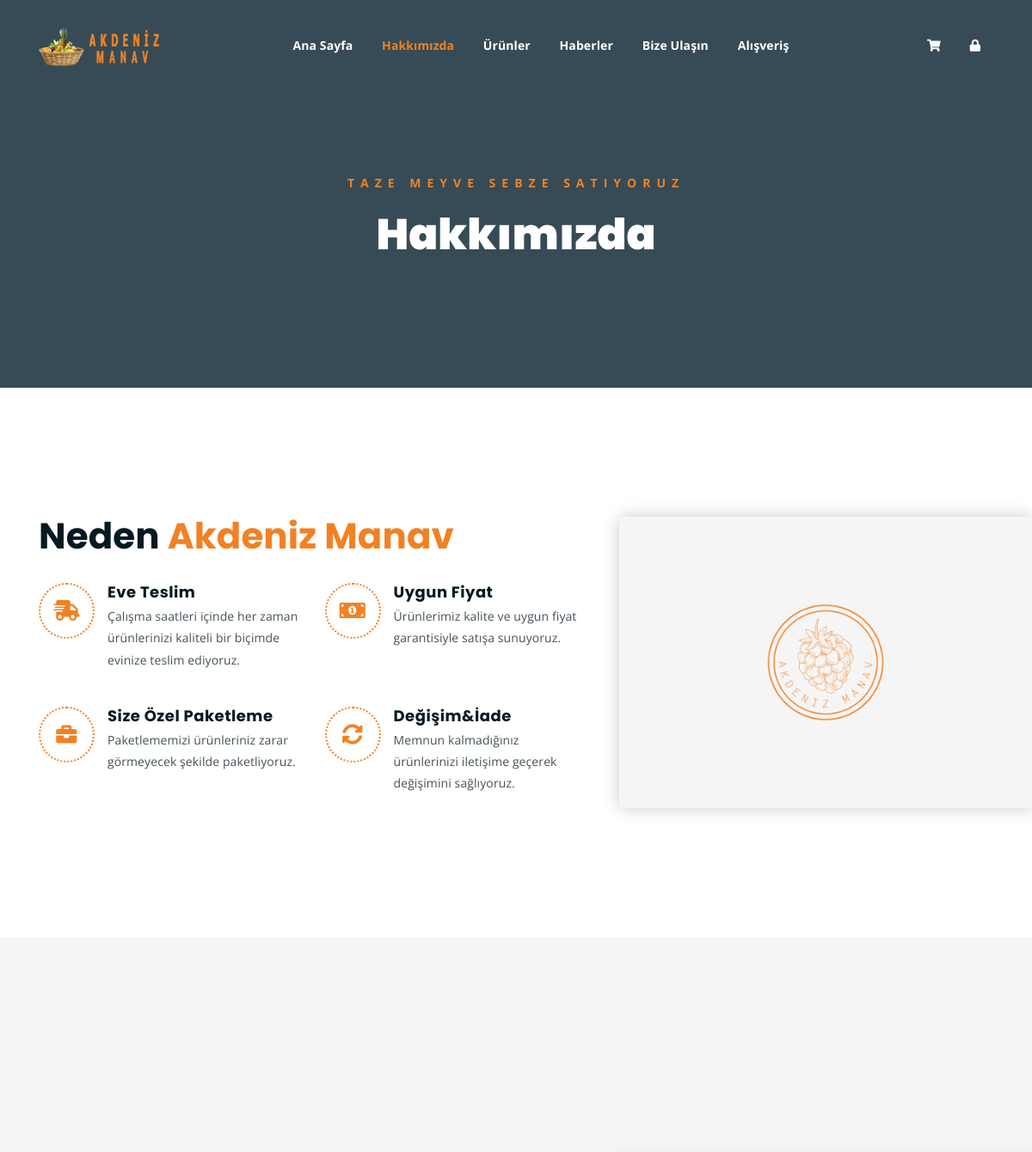
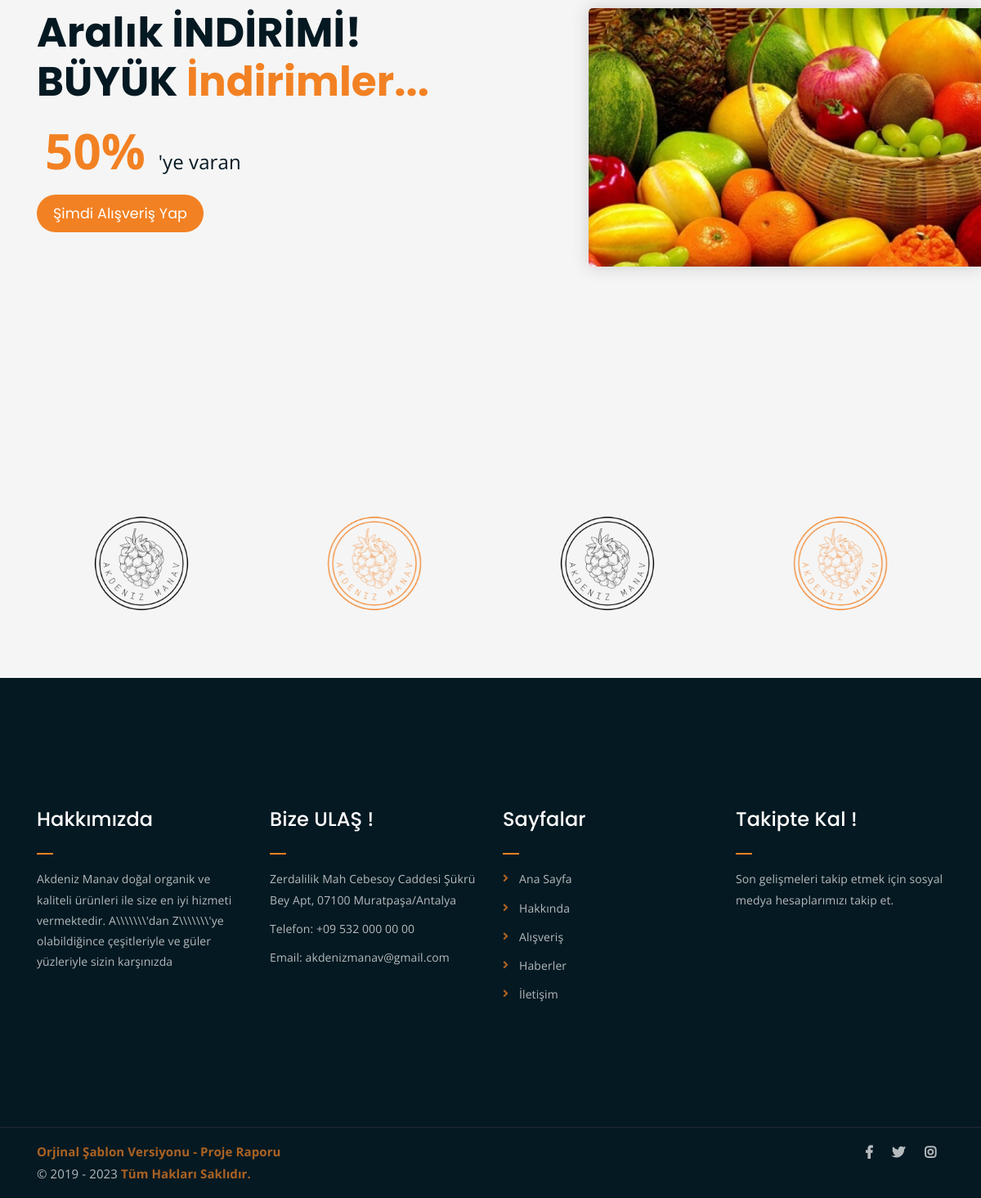
Page /about.php on the committed database (2 pictures, top to bottom).
### tables this page shows
CREATE TABLE `sirket`  (
  `adresmah` varchar(250) NULL DEFAULT NULL,
  `adres2` varchar(250) NULL DEFAULT NULL,
  `adres3` varchar(250) NULL DEFAULT NULL,
  `maghaftaici` varchar(250) NULL DEFAULT NULL,
  `maghaftasonu` varchar(250) NULL DEFAULT NULL,
  `iltelefon` varchar(50) NULL DEFAULT '',
  `ilmail` varchar(50) NULL DEFAULT '',
  `id` int NULL DEFAULT NULL,
  `konum` varchar(5000) NULL DEFAULT NULL,
  `hk` varchar(400) NULL DEFAULT NULL
);

### about.php (the view, shortened to what this page needs)
<!DOCTYPE html>
<html lang="tr">
<?php
include('baglan.php');
?>
<head>
	<link rel="stylesheet" href="assets/css/all.min.css">
	<link rel="stylesheet" href="assets/bootstrap/css/bootstrap.min.css">
	<link rel="stylesheet" href="assets/css/owl.carousel.css">
	<link rel="stylesheet" href="assets/css/magnific-popup.css">
	<link rel="stylesheet" href="assets/css/animate.css">
	<link rel="stylesheet" href="assets/css/meanmenu.min.css">
	<link rel="stylesheet" href="assets/css/main.css">
	<link rel="stylesheet" href="assets/css/responsive.css">
</head>
<body>
	<div class="top-header-area" id="sticker">
		<div class="container">
			<div class="row">
				<div class="col-lg-12 col-sm-12 text-center">
					<div class="main-menu-wrap">
						<div class="site-logo">
							<a href="index.php">
								<img src="assets/img/logo.png" alt="">
							</a>
						</div>
						<nav class="main-menu">
							<ul>
								<li><a href="index.php">Ana Sayfa</a>
								</li>
								<li class="current-list-item"><a href="about.php">Hakkımızda</a></li>
								<li><a href="shop.php">Ürünler</a></li>
								<li><a href="news.php">Haberler</a>
								</li>
								<li><a href="contact.php">Bize Ulaşın</a></li>
								<li><a href="shop.php">Alışveriş</a>
								</li>
								<li>
									<div class="header-icons">
										<a class="shopping-cart" href="cart.php"><i class="fas fa-shopping-cart"></i></a>
										<a class="mobile-hide search-bar-icon" href="login.php"><i class="fas fa-lock"></i></a>
									</div>
								</li>
							</ul>
						</nav>
					</div>
				</div>
			</div>
		</div>
	</div>
	<div class="breadcrumb-section breadcrumb-bg">
		<div class="container">
			<div class="row">
				<div class="col-lg-8 offset-lg-2 text-center">
					<div class="breadcrumb-text">
						<p>Taze meyve sebze satıyoruz</p>
						<h1>Hakkımızda</h1>
					</div>
				</div>
			</div>
		</div>
	</div>
	<div class="feature-bg">
		<div class="container">
			<div class="row">
				<div class="col-lg-7">
					<div class="featured-text">
						<h2 class="pb-3">Neden <span class="orange-text">Akdeniz Manav</span></h2>
						<div class="row">
							<div class="col-lg-6 col-md-6 mb-4 mb-md-5">
								<div class="list-box d-flex">
									<div class="list-icon">
										<i class="fas fa-shipping-fast"></i>
									</div>
									<div class="content">
										<h3>Eve Teslim</h3>
										<p>Çalışma saatleri içinde her zaman ürünlerinizi kaliteli bir biçimde evinize teslim ediyoruz.</p>
									</div>
								</div>
							</div>
							<div class="col-lg-6 col-md-6 mb-5 mb-md-5">
								<div class="list-box d-flex">
									<div class="list-icon">
										<i class="fas fa-money-bill-alt"></i>
									</div>
									<div class="content">
										<h3>Uygun Fiyat</h3>
										<p>Ürünlerimiz kalite ve uygun fiyat garantisiyle satışa sunuyoruz.</p>
									</div>
								</div>
							</div>
							<div class="col-lg-6 col-md-6 mb-5 mb-md-5">
								<div class="list-box d-flex">
									<div class="list-icon">
										<i class="fas fa-briefcase"></i>
									</div>
									<div class="content">
										<h3>Size Özel Paketleme</h3>
										<p>Paketlememizi ürünleriniz zarar görmeyecek şekilde paketliyoruz.</p>
									</div>
								</div>
							</div>
							<div class="col-lg-6 col-md-6">
								<div class="list-box d-flex">
									<div class="list-icon">
										<i class="fas fa-sync-alt"></i>
									</div>
									<div class="content">
										<h3>Değişim&İade</h3>
										<p>Memnun kalmadığınız ürünlerinizi iletişime geçerek değişimini sağlıyoruz.</p>
									</div>
								</div>
							</div>
						</div>
					</div>
				</div>
			</div>
		</div>
	</div>
	<section class="shop-banner">
	<div class="feature1">
    	<div class="container">
        	<h3>Aralık İNDİRİMİ! <br> BÜYÜK <span class="orange-text">İndirimler...</span></h3>
            <div class="sale-percent"><span><br></span>50% <span>'ye varan</span></div>
            <a href="shop.php" class="cart-btn btn-lg">Şimdi Alışveriş Yap</a>
        </div>
		</div>
    </section>
	<div class="logo-carousel-section">
		<div class="container">
			<div class="row">
				<div class="col-lg-12">
					<div class="logo-carousel-inner">
						<div class="single-logo-item">
							<img src="assets/img/company-logos/1.png" alt="">
						</div>
						<div class="single-logo-item">
							<img src="assets/img/company-logos/2.png" alt="">
						</div>
						<div class="single-logo-item">
							<img src="assets/img/company-logos/3.png" alt="">
						</div>
						<div class="single-logo-item">
							<img src="assets/img/company-logos/4.png" alt="">
						</div>
					</div>
				</div>
			</div>
		</div>
	</div>
	<div class="footer-area">
		<div class="container">
			<div class="row">
				<div class="col-lg-3 col-md-6">
					<div class="footer-box about-widget">
<?php
	$sorgu_sirket = mysqli_query($conn,"select * from sirket");
	$satir_sirket = mysqli_fetch_array($sorgu_sirket);
?>
						<h2 class="widget-title">Hakkımızda</h2>
						<p><?php echo $satir_sirket['hk']?></p>
					</div>
				</div>
				<div class="col-lg-3 col-md-6">
					<div class="footer-box get-in-touch">
						<h2 class="widget-title">Bize ULAŞ !</h2>
						<ul>
							<li><?php echo $satir_sirket['adresmah']?> <?php echo $satir_sirket['adres2']?> <?php echo $satir_sirket['adres3']?></li>
							<li><?php echo $satir_sirket['iltelefon']?></li>
							<li><?php echo $satir_sirket['ilmail']?></li>
						</ul>
					</div>
				</div>
				<div class="col-lg-3 col-md-6">
					<div class="footer-box pages">
						<h2 class="widget-title">Sayfalar</h2>
						<ul>
							<li><a href="index.php">Ana Sayfa</a></li>
							<li><a href="about.php">Hakkında</a></li>
							<li><a href="services.php">Alışveriş</a></li>
							<li><a href="news.php">Haberler</a></li>
							<li><a href="contact.php">İletişim</a></li>
						</ul>
					</div>
				</div>
				<div class="col-lg-3 col-md-6">
					<div class="footer-box subscribe">
						<h2 class="widget-title">Takipte Kal !</h2>
						<p>Son gelişmeleri takip etmek için sosyal medya hesaplarımızı takip et.</p>
					</div>
				</div>
			</div>
		</div>
	</div>
	<div class="copyright">
		<div class="container">
			<div class="row">
				<div class="col-lg-6 col-md-12">
					<p><a href="Sablon\fruitkha" target="_blank" >Orjinal Şablon Versiyonu</a>
					<a href="Rapor\rapor.pdf" target="_blank" > - Proje Raporu</a><br>
					&copy; 2019 - 2023
					<a href="https://imransdesign.com/" target="_blank" >Tüm Hakları Saklıdır.</a>
					</p>
				</div>
				<div class="col-lg-6 text-right col-md-12">
					<div class="social-icons">
						<ul>
<?php
	$sorgu_sm = mysqli_query($conn,"select * from sosyalmedya");
	$satir_sm = mysqli_fetch_array($sorgu_sm);
?>
							<li><a href="<?php echo $satir_sm['face']?>" target="_blank"><i class="fab fa-facebook-f"></i></a></li>
							<li><a href="<?php echo $satir_sm['twitter']?>" target="_blank"><i class="fab fa-twitter"></i></a></li>
							<li><a href="<?php echo $satir_sm['insta']?>" target="_blank"><i class="fab fa-instagram"></i></a></li>
						</ul>
					</div>
				</div>
			</div>
		</div>
	</div>
</body>
</html>

### rows in the picture
sirket: hk "Akdeniz Manav doğal organik ve kaliteli ürünleri ile size en iyi hizmeti vermektedir. A\\\\\\\\\\\\\\'dan Z\\\\\\\\\\\\\\'ye olabildiğince çeşitleriyle ve güler yüzleriyle sizin karşınızda", adresmah "Zerdalilik Mah Cebesoy Caddesi", adres2 "Şükrü Bey Apt, 07100", adres3 "Muratpaşa/Antalya", iltelefon "Telefon: +09 532 000 00 00", ilmail "Email: akdenizmanav@gmail.com"
